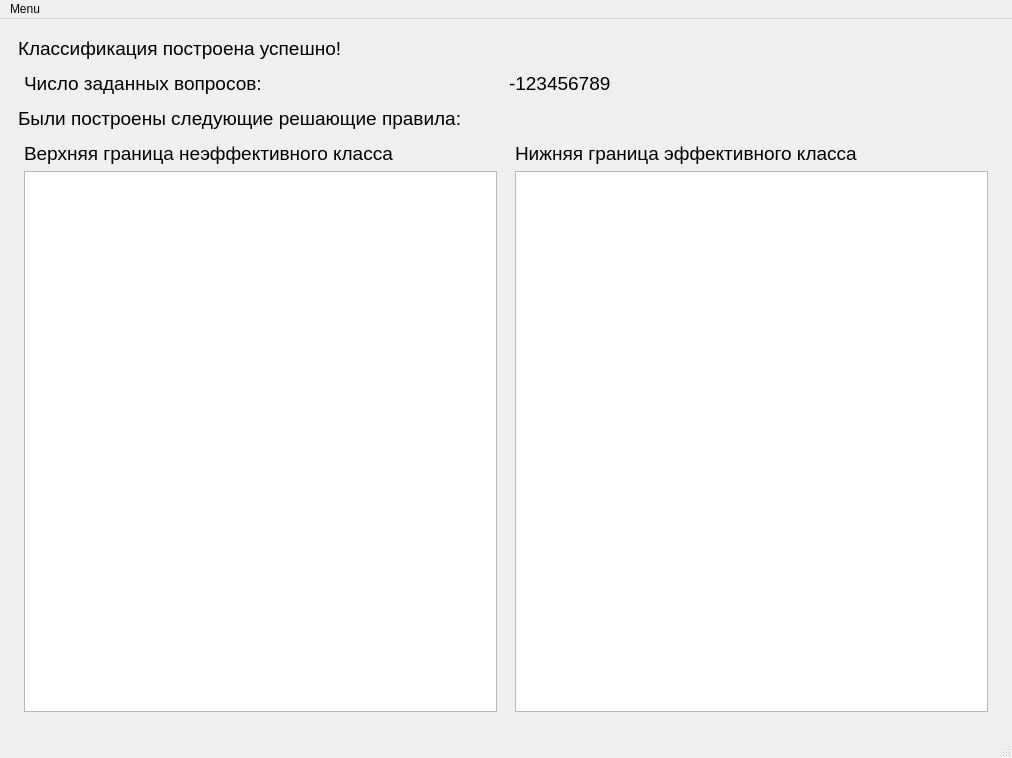
<?xml version="1.0" encoding="UTF-8"?>
<ui version="4.0">
 <class>MainWindow</class>
 <widget class="QMainWindow" name="MainWindow">
  <property name="geometry">
   <rect>
    <x>0</x>
    <y>0</y>
    <width>1012</width>
    <height>758</height>
   </rect>
  </property>
  <property name="windowTitle">
   <string>MainWindow</string>
  </property>
  <widget class="QWidget" name="centralwidget">
   <layout class="QGridLayout" name="gridLayout_3">
    <item row="0" column="0">
     <widget class="QStackedWidget" name="gridStackedWidget">
      <property name="currentIndex">
       <number>1</number>
      </property>
      <widget class="QWidget" name="pageQuestions" native="true">
       <layout class="QGridLayout" name="gridLayout">
        <item row="0" column="0">
         <layout class="QGridLayout" name="root_layout">
          <property name="sizeConstraint">
           <enum>QLayout::SetDefaultConstraint</enum>
          </property>
          <property name="leftMargin">
           <number>5</number>
          </property>
          <property name="topMargin">
           <number>5</number>
          </property>
          <property name="rightMargin">
           <number>5</number>
          </property>
          <property name="bottomMargin">
           <number>5</number>
          </property>
          <item row="1" column="0">
           <widget class="QListWidget" name="alternative">
            <property name="minimumSize">
             <size>
              <width>600</width>
              <height>0</height>
             </size>
            </property>
            <property name="font">
             <font>
              <pointsize>14</pointsize>
             </font>
            </property>
            <property name="sizeAdjustPolicy">
             <enum>QAbstractScrollArea::AdjustIgnored</enum>
            </property>
            <property name="alternatingRowColors">
             <bool>true</bool>
            </property>
            <property name="selectionMode">
             <enum>QAbstractItemView::NoSelection</enum>
            </property>
            <property name="selectionBehavior">
             <enum>QAbstractItemView::SelectItems</enum>
            </property>
            <property name="isWrapping" stdset="0">
             <bool>false</bool>
            </property>
            <property name="spacing">
             <number>4</number>
            </property>
            <property name="wordWrap">
             <bool>true</bool>
            </property>
           </widget>
          </item>
          <item row="0" column="0">
           <widget class="QLabel" name="label">
            <property name="font">
             <font>
              <pointsize>16</pointsize>
             </font>
            </property>
            <property name="text">
             <string>Оцените следующую альтернативу:</string>
            </property>
           </widget>
          </item>
          <item row="3" column="0">
           <widget class="QLabel" name="label_2">
            <property name="font">
             <font>
              <pointsize>16</pointsize>
             </font>
            </property>
            <property name="text">
             <string>Выберите класс для данной альтернативы:</string>
            </property>
           </widget>
          </item>
          <item row="2" column="0">
           <widget class="QProgressBar" name="progressBar">
            <property name="value">
             <number>24</number>
            </property>
           </widget>
          </item>
          <item row="4" column="0">
           <layout class="QHBoxLayout" name="horizontalLayout">
            <item>
             <widget class="QPushButton" name="badClass">
              <property name="minimumSize">
               <size>
                <width>200</width>
                <height>100</height>
               </size>
              </property>
              <property name="font">
               <font>
                <pointsize>12</pointsize>
               </font>
              </property>
              <property name="text">
               <string>Неэффективная деятельнось</string>
              </property>
              <attribute name="buttonGroup">
               <string notr="true">buttonGroup</string>
              </attribute>
             </widget>
            </item>
            <item>
             <widget class="QPushButton" name="goodClass">
              <property name="minimumSize">
               <size>
                <width>200</width>
                <height>100</height>
               </size>
              </property>
              <property name="font">
               <font>
                <pointsize>12</pointsize>
               </font>
              </property>
              <property name="text">
               <string>Эффективная деятельнось</string>
              </property>
              <attribute name="buttonGroup">
               <string notr="true">buttonGroup</string>
              </attribute>
             </widget>
            </item>
           </layout>
          </item>
         </layout>
        </item>
       </layout>
      </widget>
      <widget class="QWidget" name="pageResult">
       <layout class="QGridLayout" name="gridLayout_2">
        <item row="0" column="0">
         <layout class="QGridLayout" name="root_layout_2">
          <item row="0" column="0">
           <widget class="QLabel" name="label_8">
            <property name="font">
             <font>
              <pointsize>14</pointsize>
             </font>
            </property>
            <property name="text">
             <string>Классификация построена успешно!</string>
            </property>
           </widget>
          </item>
          <item row="1" column="0">
           <layout class="QHBoxLayout" name="question_number_layout_2">
            <property name="leftMargin">
             <number>6</number>
            </property>
            <property name="topMargin">
             <number>6</number>
            </property>
            <property name="rightMargin">
             <number>6</number>
            </property>
            <property name="bottomMargin">
             <number>6</number>
            </property>
            <item>
             <widget class="QLabel" name="label_9">
              <property name="font">
               <font>
                <pointsize>14</pointsize>
               </font>
              </property>
              <property name="text">
               <string>Число заданных вопросов:</string>
              </property>
             </widget>
            </item>
            <item>
             <widget class="QLabel" name="number_of_questions_2">
              <property name="font">
               <font>
                <pointsize>14</pointsize>
               </font>
              </property>
              <property name="text">
               <string>-123456789</string>
              </property>
             </widget>
            </item>
           </layout>
          </item>
          <item row="2" column="0">
           <widget class="QLabel" name="label_10">
            <property name="font">
             <font>
              <pointsize>14</pointsize>
             </font>
            </property>
            <property name="text">
             <string>Были построены следующие решающие правила:</string>
            </property>
           </widget>
          </item>
          <item row="3" column="0">
           <layout class="QHBoxLayout" name="result_container_2">
            <item>
             <layout class="QVBoxLayout" name="ineffective_container_2">
              <property name="leftMargin">
               <number>6</number>
              </property>
              <property name="topMargin">
               <number>6</number>
              </property>
              <property name="rightMargin">
               <number>6</number>
              </property>
              <property name="bottomMargin">
               <number>6</number>
              </property>
              <item>
               <widget class="QLabel" name="label_11">
                <property name="font">
                 <font>
                  <pointsize>14</pointsize>
                 </font>
                </property>
                <property name="text">
                 <string>Верхняя граница неэффективного класса</string>
                </property>
               </widget>
              </item>
              <item>
               <widget class="QPlainTextEdit" name="ineffective_text_2">
                <property name="font">
                 <font>
                  <pointsize>14</pointsize>
                 </font>
                </property>
               </widget>
              </item>
             </layout>
            </item>
            <item>
             <layout class="QVBoxLayout" name="effective_container_2">
              <property name="leftMargin">
               <number>6</number>
              </property>
              <property name="topMargin">
               <number>6</number>
              </property>
              <property name="rightMargin">
               <number>6</number>
              </property>
              <property name="bottomMargin">
               <number>6</number>
              </property>
              <item>
               <widget class="QLabel" name="label_12">
                <property name="font">
                 <font>
                  <pointsize>14</pointsize>
                 </font>
                </property>
                <property name="text">
                 <string>Нижняя граница эффективного класса</string>
                </property>
               </widget>
              </item>
              <item>
               <widget class="QPlainTextEdit" name="effective_text_2">
                <property name="font">
                 <font>
                  <pointsize>14</pointsize>
                 </font>
                </property>
               </widget>
              </item>
             </layout>
            </item>
           </layout>
          </item>
         </layout>
        </item>
       </layout>
      </widget>
     </widget>
    </item>
   </layout>
  </widget>
  <widget class="QMenuBar" name="menubar">
   <property name="geometry">
    <rect>
     <x>0</x>
     <y>0</y>
     <width>1012</width>
     <height>21</height>
    </rect>
   </property>
   <widget class="QMenu" name="menuMenu">
    <property name="title">
     <string>Menu</string>
    </property>
    <addaction name="actionexit"/>
   </widget>
   <addaction name="menuMenu"/>
  </widget>
  <widget class="QStatusBar" name="statusbar"/>
  <action name="actionexit">
   <property name="text">
    <string>exit</string>
   </property>
  </action>
 </widget>
 <resources/>
 <connections/>
 <buttongroups>
  <buttongroup name="buttonGroup"/>
 </buttongroups>
</ui>
